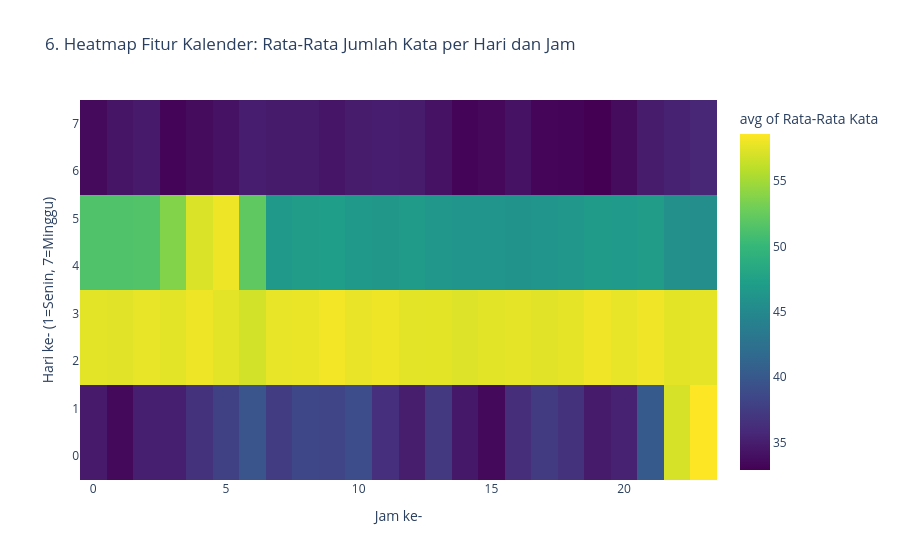

The notebook cell saved with this chart:
### Code cell
#Grafik Interaktif 6 — Aktivitas Berdasarkan Fitur Kalender
df_cal = con.execute("""
    SELECT 
        hari_ke,
        jam,
        COUNT(*) AS jumlah_dokumen,
        ROUND(AVG(word_count), 1) AS rata_kata
    FROM df_clean
    GROUP BY hari_ke, jam
    ORDER BY hari_ke, jam
""").fetchdf()

fig6 = px.density_heatmap(
    df_cal,
    x="jam",
    y="hari_ke",
    z="rata_kata",
    histfunc="avg",
    nbinsx=24,
    color_continuous_scale="Viridis",
    title="6. Heatmap Fitur Kalender: Rata-Rata Jumlah Kata per Hari dan Jam",
    labels={"jam": "Jam ke-", "hari_ke": "Hari ke- (1=Senin, 7=Minggu)", "rata_kata": "Rata-Rata Kata"},
)
fig6.show()

### Figure 1 — Plotly figure (JSON) as saved in the notebook; plotly's stock layout.template omitted (floating-point values rounded to 4 significant figures; data arrays with more than 128 entries replaced by an {"elided": "..."} marker saying what was removed)
{"data": [{"coloraxis": "coloraxis", "histfunc": "avg", "hovertemplate": "Jam ke-=%{x}<br>Hari ke- (1=Senin, 7=Minggu)=%{y}<br>avg of Rata-Rata Kata=%{z}<extra></extra>", "name": "", "nbinsx": 24, "type": "histogram2d", "x": {"elided": "168 int values"}, "xaxis": "x", "xbingroup": "x", "y": {"elided": "168 int values"}, "yaxis": "y", "ybingroup": "y", "z": {"elided": "168 float values"}}], "layout": {"coloraxis": {"autocolorscale": false, "colorbar": {"title": {"text": "avg of Rata-Rata Kata"}}, "colorscale": [[0, "#440154"], [0.1111, "#482878"], [0.2222, "#3e4989"], [0.3333, "#31688e"], [0.4444, "#26828e"], [0.5556, "#1f9e89"], [0.6667, "#35b779"], [0.7778, "#6ece58"], [0.8889, "#b5de2b"], [1, "#fde725"]]}, "legend": {"tracegroupgap": 0}, "title": {"text": "6. Heatmap Fitur Kalender: Rata-Rata Jumlah Kata per Hari dan Jam"}, "xaxis": {"anchor": "y", "domain": [0, 1], "title": {"text": "Jam ke-"}}, "yaxis": {"anchor": "x", "domain": [0, 1], "title": {"text": "Hari ke- (1=Senin, 7=Minggu)"}}}}
